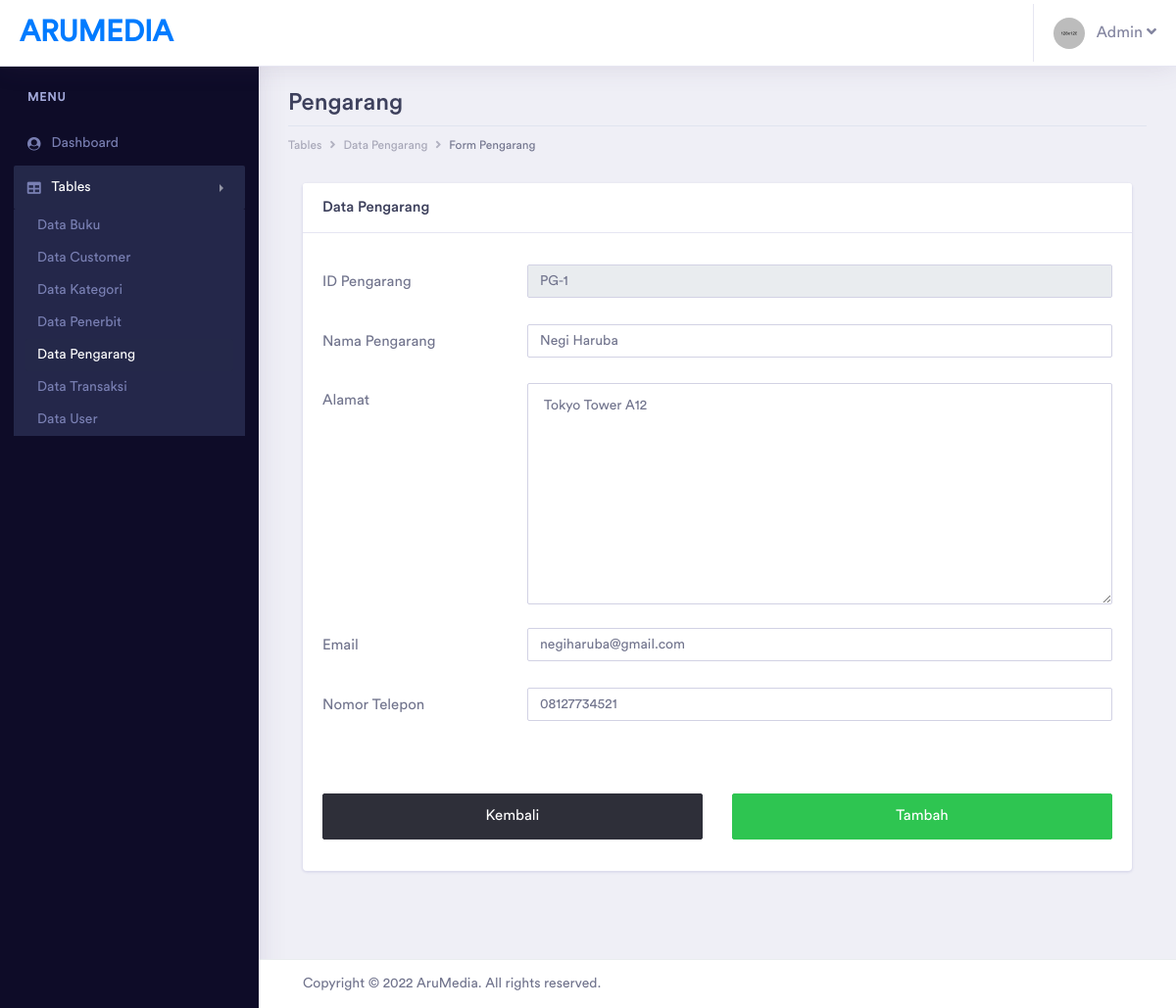
Page /admin/pages/tables/pengarang/form_edit_pengarang.php?id_pengarang=PG-1 (signed in) on the committed database.
### tables this page shows
CREATE TABLE `pengarang` (
  `id_pengarang` varchar(20) NOT NULL,
  `nama_pengarang` varchar(100) NOT NULL,
  `alamat_pengarang` varchar(200) NOT NULL,
  `email_pengarang` varchar(50) NOT NULL,
  `telp_pengarang` varchar(20) NOT NULL,
  `deleted` tinyint(1) NOT NULL
);

### admin/pages/tables/pengarang/form_edit_pengarang.php (the view, shortened to what this page needs)
<?php
include '../../../../helper/connection.php';
$id_pengarang = $_GET['id_pengarang'];
$query = "SELECT * FROM pengarang WHERE id_pengarang = '$id_pengarang'";
$result = mysqli_query($con, $query);
$item = '';
if(mysqli_num_rows($result) == 1)
{
    $item = mysqli_fetch_assoc($result);
}
?>
<?php
if(!$_SESSION['username'] && !$_SESSION['password'] && $_SESSION['tipe_user'] != "Admin")
{
    echo "
		<script type='text/javascript'>
		alert('Anda harus login terlebih dahulu!')
		window.location='../../../index.php';
		</script>";
}
else
{
?>
<!doctype html>
<html lang="en">
<head>
    <link rel="stylesheet" href="../../../assets/vendor/bootstrap/css/bootstrap.min.css">
    <link href="../../../assets/vendor/fonts/circular-std/style.css" rel="stylesheet">
    <link rel="stylesheet" href="../../../assets/libs/css/style.css">
    <link rel="stylesheet" href="../../../assets/vendor/fonts/fontawesome/css/fontawesome-all.css">
    <link rel="stylesheet" href="../../../assets/vendor/charts/chartist-bundle/chartist.css">
    <link rel="stylesheet" href="../../../assets/vendor/charts/morris-bundle/morris.css">
    <link rel="stylesheet" href="../../../assets/vendor/fonts/material-design-iconic-font/css/materialdesignicons.min.css">
    <link rel="stylesheet" href="../../../assets/vendor/charts/c3charts/c3.css">
    <link rel="stylesheet" href="../../../assets/vendor/fonts/flag-icon-css/flag-icon.min.css">
</head>
<body>
    <div class="dashboard-main-wrapper">
        <div class="dashboard-header">
            <nav class="navbar navbar-expand-lg bg-white fixed-top">
                <a class="navbar-brand" href="../../../dashboard.php">AruMedia</a>
                <div class="collapse navbar-collapse " id="navbarSupportedContent">
                    <ul class="navbar-nav ml-auto navbar-right-top">
                        <li class="nav-item dropdown nav-user">
                            <a class="nav-link nav-user-img" href="#" id="navbarDropdownMenuLink2" data-toggle="dropdown"
                                aria-haspopup="true" aria-expanded="false"><img src="../../../assets/images/avatar-1.jpg"
                                    alt="" class="user-avatar-md rounded-circle">&nbsp;&nbsp;&nbsp;Admin <i class="fas fa-angle-down"></i></a>
                        </li>
                    </ul>
                </div>
            </nav>
        </div>
        <div class="nav-left-sidebar sidebar-dark">
            <div class="menu-list">
                <nav class="navbar navbar-expand-lg navbar-light">
                    <div class="collapse navbar-collapse" id="navbarNav">
                        <ul class="navbar-nav flex-column">
                            <li class="nav-divider">
                                Menu
                            </li>
                            <li class="nav-item ">
                                <a class="nav-link" href="../../../dashboard.php" aria-expanded="false" data-target="#submenu-1"
                                    aria-controls="submenu-1"><i class="fa fa-fw fa-user-circle"></i>Dashboard
                                    <span class="badge badge-success">6</span></a>
                            </li>
                            <li class="nav-item">
                                <a class="nav-link active" href="#" data-toggle="collapse" aria-expanded="false"
                                    data-target="#submenu-5" aria-controls="submenu-5"><i class="fas fa-fw fa-table"></i>Tables</a>
                                <div id="submenu-5" class="collapse submenu show" style="">
                                    <ul class="nav flex-column">
                                        <li class="nav-item">
                                            <a class="nav-link" href="../buku/table_buku.php">Data Buku</a>
                                        </li>
                                        <li class="nav-item">
                                            <a class="nav-link" href="../customer/table_customer.php">Data Customer</a>
                                        </li>
                                        <li class="nav-item">
                                            <a class="nav-link" href="../kategori/table_kategori.php">Data Kategori</a>
                                        </li>
                                        <li class="nav-item">
                                            <a class="nav-link" href="../penerbit/table_penerbit.php">Data Penerbit</a>
                                        </li>
                                        <li class="nav-item">
                                            <a class="nav-link active" href="table_pengarang.php">Data Pengarang</a>
                                        </li>
                                        <li class="nav-item">
                                            <a class="nav-link" href="../transaksi/table_transaksi.php">Data Transaksi</a>
                                        </li>
                                        <li class="nav-item">
                                            <a class="nav-link" href="../user/table_user.php">Data User</a>
                                        </li>
                                    </ul>
                                </div>
                            </li>
                        </ul>
                    </div>
                </nav>
            </div>
        </div>
        <div class="dashboard-wrapper">
            <div class="dashboard-ecommerce">
                <div class="container-fluid dashboard-content ">
                    <div class="row">
                        <div class="col-xl-12 col-lg-12 col-md-12 col-sm-12 col-12">
                            <div class="page-header">
                                <h2 class="pageheader-title">Pengarang</h2>
                                <div class="page-breadcrumb">
                                    <nav aria-label="breadcrumb">
                                        <ol class="breadcrumb">
                                            <li class="breadcrumb-item"><a href="#" class="breadcrumb-link">Tables</a></li>
                                            <li class="breadcrumb-item"><a href="table_pengarang.php" class="breadcrumb-link">Data
                                                    Pengarang</a></li>
                                            <li class="breadcrumb-item active" aria-current="page"></li>Form Pengarang
                                        </ol>
                                    </nav>
                                </div>
                            </div>
                        </div>
                    </div>
                    <div class="col-xl-12">
                        <div class="card">
                            <h5 class="card-header">Data Pengarang</h5>
                            <div class="card-body">
                                <form action="process/edit_pengarang.php" method="POST">
                                    <div class="form-group row">
                                        <label class="col-md-3 col-form-label">ID Pengarang</label>
                                        <div class="col-md-9">
                                            <input type="text" name="id_pengarang" class="form-control" value="<?php echo $id_pengarang ?>"
                                                readonly>
                                        </div>
                                    </div>
                                    <div class="form-group row">
                                        <label class="col-md-3 col-form-label">Nama Pengarang</label>
                                        <div class="col-md-9">
                                            <input type="text" name="nama_pengarang" class="form-control" placeholder="Nama Pengarang"
                                                value="<?php echo $item['nama_pengarang'] ?>" required>
                                        </div>
                                    </div>
                                    <div class="form-group row">
                                        <label class="col-md-3 col-form-label">Alamat</label>
                                        <div class="col-md-9">
                                            <textarea name="alamat_pengarang" id="" cols="30" rows="10" class="form-control"
                                                placeholder="Alamat Pengarang" required><?php echo $item['alamat_pengarang'] ?></textarea>
                                        </div>
                                    </div>
                                    <div class="form-group row">
                                        <label class="col-md-3 col-form-label">Email</label>
                                        <div class="col-md-9">
                                            <input type="email" name="email_pengarang" class="form-control" placeholder="Email Pengarang"
                                                value="<?php echo $item['email_pengarang'] ?>" required>
                                        </div>
                                    </div>
                                    <div class="form-group row">
                                        <label class="col-md-3 col-form-label">Nomor Telepon</label>
                                        <div class="col-md-9">
                                            <input type="number" name="telp_pengarang" class="form-control" placeholder="Nomor Telepon"
                                                value="<?php echo $item['telp_pengarang'] ?>" required>
                                        </div>
                                    </div>
                                    <div class="form-group row mt-5">
                                        <div class="col-md-6">
                                            <a name="backBtn" id="backBtn" class="btn btn-dark btn-block btn-lg" href="table_pengarang.php"
                                                role="button">Kembali</a>
                                        </div>
                                        <div class="col-md-6">
                                            <input type="submit" class="btn btn-success btn-block btn-lg" value="Tambah" />
                                        </div>
                                    </div>
                                </form>
                            </div>
                        </div>
                    </div>
                </div>
            </div>
            <div class="footer">
                <div class="container-fluid">
                    <div class="row">
                        <div class="col-xl-6 col-lg-6 col-md-6 col-sm-12 col-12">
                        Copyright © 2022 AruMedia. All rights reserved.
                        </div>
                        <div class="col-xl-6 col-lg-6 col-md-6 col-sm-12 col-12">
                        </div>
                    </div>
                </div>
            </div>
        </div>
    </div>
</body>
</html>
<?php } ?>

### rows in the picture
pengarang: nama_pengarang "Negi Haruba", alamat_pengarang "Tokyo Tower A12", email_pengarang "negiharuba@gmail.com", telp_pengarang "08127734521"
